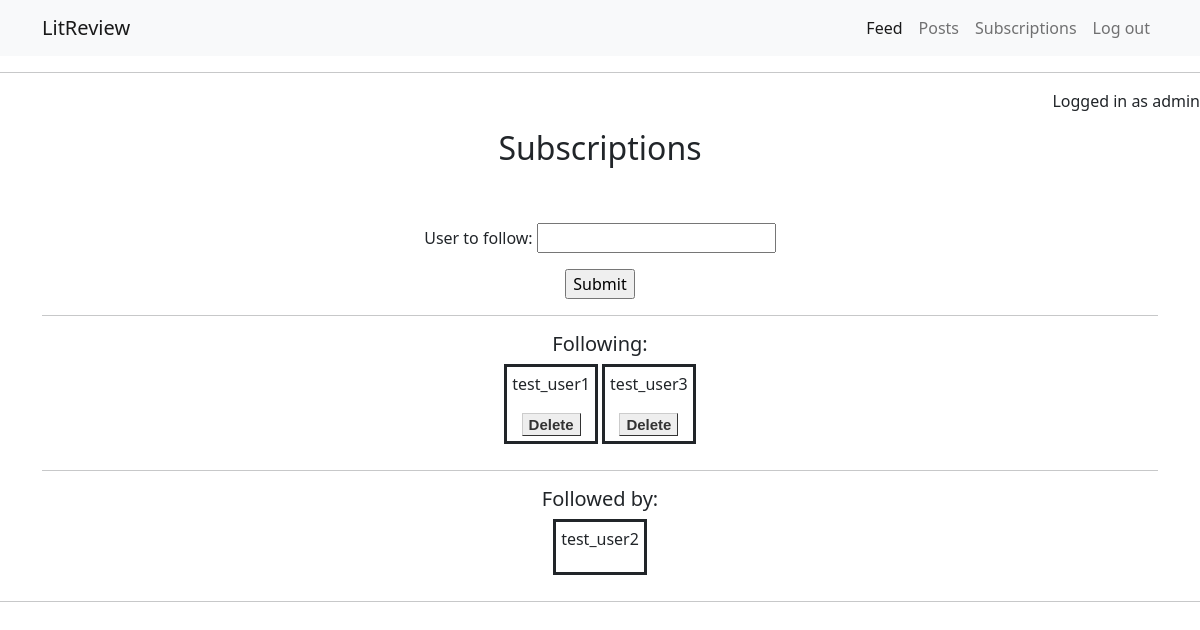
Before: /subscriptions/ (signed in) with the older database file.
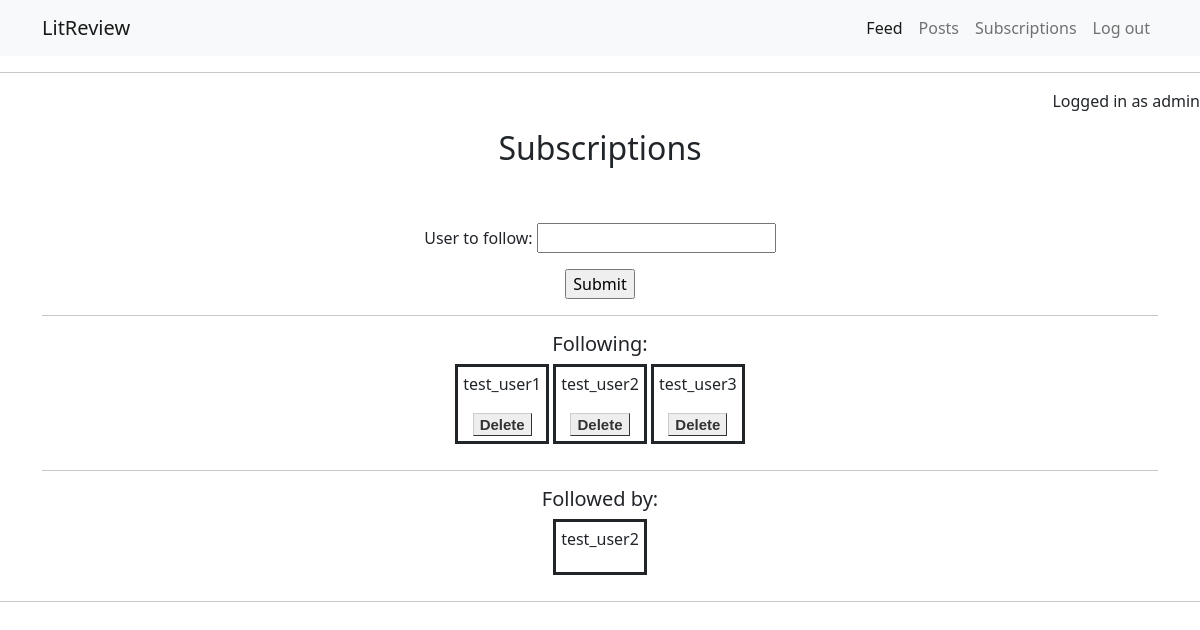
After: the same page with the newer database file.
### LitReview/models.py (models this page shows)
class UserFollows(models.Model):
    user = models.ForeignKey(to=settings.AUTH_USER_MODEL, on_delete=models.CASCADE, related_name='following')
    followed_user = models.ForeignKey(to=settings.AUTH_USER_MODEL,
                                      on_delete=models.CASCADE,
                                      related_name='followed_by')
    class Meta:
        unique_together = ('user', 'followed_user', )

### LitReview/views.py (the view, shortened to what this page needs)
# urls.py: path('subscriptions/', views.subscriptions, name='subscriptions'),
@login_required(redirect_field_name='login_page')
def subscriptions(request):
    form = FollowUserForm()
    following = UserFollows.objects.filter(user=request.user)
    followed_by = UserFollows.objects.filter(followed_user=request.user)
    context = {'form': form, 'following': following, 'followed_by': followed_by}
    return render(request, 'LitReview/subscriptions.html', context)

### LitReview/forms.py (shortened to what this page needs)
class FollowUserForm(Form):
    user_to_follow = CharField(max_length=25, validators=[is_in_database])

### LitReview/templates/LitReview/subscriptions.html (shortened to what this page needs)
{% extends 'LitReview/main.html' %}
{% block content %}
<div class="container">
  <div class="row">
    <div class="col">
      <h2>Subscriptions</h2>
      <br>
      <br>
      <form method="post">
        {{form.as_p}}
        <input type="submit">
      </form>
      <hr>
      <h5>Following:</h5>
      <div>
        {% for user in following %}
        <div class="scrip">
          <p>{{ user.followed_user.username }}</p>
          <a href="{% url 'delete_subscription' user.pk %}" class="button">Delete</a>
        </div>
        {% endfor %}
      </div>
      <hr>
      <h5>Followed by:</h5>
      <div>
        {% for user in followed_by %}
        <div class="scrip">
          <p>{{ user.user.username }}</p>
        </div>
        {% endfor %}
      </div>
    </div>
  </div>
</div>
{% endblock %}

Changed rows visible on the page:
added UserFollows: followed_user.username "test_user2", shown under "Following:"
